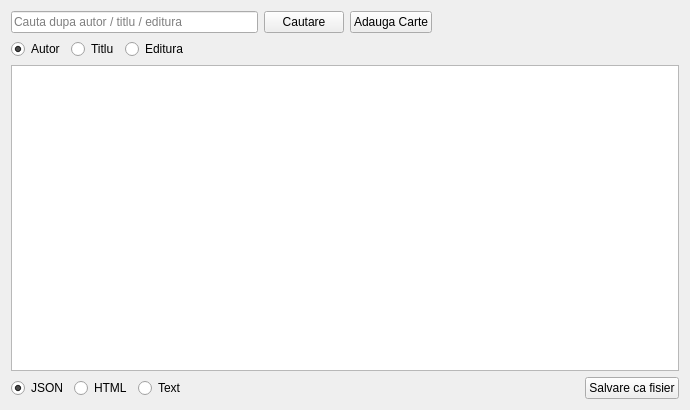
<?xml version="1.0" encoding="UTF-8"?>
<ui version="4.0">
 <class>LibraryApp</class>
 <widget class="QWidget" name="LibraryApp">
  <property name="geometry">
   <rect>
    <x>0</x>
    <y>0</y>
    <width>690</width>
    <height>410</height>
   </rect>
  </property>
  <property name="windowTitle">
   <string>Library Manager</string>
  </property>
  <layout class="QGridLayout" name="gridLayout">
   <item row="0" column="0">
    <layout class="QHBoxLayout" name="horizontalLayout">
     <item>
      <widget class="QLineEdit" name="search_bar">
       <property name="placeholderText">
        <string>Cauta dupa autor / titlu / editura</string>
       </property>
      </widget>
     </item>
     <item>
      <widget class="QPushButton" name="search_btn">
       <property name="text">
        <string>Cautare</string>
       </property>
      </widget>
     </item>
     <item>
      <widget class="QPushButton" name="add_book_btn">
       <property name="text">
        <string>Adauga Carte</string>
       </property>
      </widget>
     </item>
     <item>
      <spacer name="horizontalSpacer_2">
       <property name="orientation">
        <enum>Qt::Horizontal</enum>
       </property>
       <property name="sizeHint" stdset="0">
        <size>
         <width>40</width>
         <height>20</height>
        </size>
       </property>
      </spacer>
     </item>
    </layout>
   </item>
   <item row="1" column="0">
    <layout class="QHBoxLayout" name="horizontalLayout_2">
     <item>
      <widget class="QRadioButton" name="author_rb">
       <property name="text">
        <string>Autor</string>
       </property>
       <property name="checked">
        <bool>true</bool>
       </property>
       <attribute name="buttonGroup">
        <string notr="true">search_rb_btns</string>
       </attribute>
      </widget>
     </item>
     <item>
      <widget class="QRadioButton" name="title_rb">
       <property name="text">
        <string>Titlu</string>
       </property>
       <attribute name="buttonGroup">
        <string notr="true">search_rb_btns</string>
       </attribute>
      </widget>
     </item>
     <item>
      <widget class="QRadioButton" name="publisher_rb">
       <property name="text">
        <string>Editura</string>
       </property>
       <attribute name="buttonGroup">
        <string notr="true">search_rb_btns</string>
       </attribute>
      </widget>
     </item>
     <item>
      <spacer name="horizontalSpacer">
       <property name="orientation">
        <enum>Qt::Horizontal</enum>
       </property>
       <property name="sizeHint" stdset="0">
        <size>
         <width>40</width>
         <height>20</height>
        </size>
       </property>
      </spacer>
     </item>
    </layout>
   </item>
   <item row="2" column="0">
    <widget class="QTextEdit" name="result">
     <property name="readOnly">
      <bool>true</bool>
     </property>
    </widget>
   </item>
   <item row="3" column="0">
    <layout class="QHBoxLayout" name="horizontalLayout_3">
     <item>
      <widget class="QRadioButton" name="json_rb">
       <property name="text">
        <string>JSON</string>
       </property>
       <property name="checked">
        <bool>true</bool>
       </property>
       <attribute name="buttonGroup">
        <string notr="true">file_type_rb_btns</string>
       </attribute>
      </widget>
     </item>
     <item>
      <widget class="QRadioButton" name="html_rb">
       <property name="text">
        <string>HTML</string>
       </property>
       <attribute name="buttonGroup">
        <string notr="true">file_type_rb_btns</string>
       </attribute>
      </widget>
     </item>
     <item>
      <widget class="QRadioButton" name="text_rb">
       <property name="text">
        <string>Text</string>
       </property>
       <attribute name="buttonGroup">
        <string notr="true">file_type_rb_btns</string>
       </attribute>
      </widget>
     </item>
     <item>
      <spacer name="horizontalSpacer_3">
       <property name="orientation">
        <enum>Qt::Horizontal</enum>
       </property>
       <property name="sizeHint" stdset="0">
        <size>
         <width>40</width>
         <height>20</height>
        </size>
       </property>
      </spacer>
     </item>
     <item>
      <widget class="QPushButton" name="save_as_file_btn">
       <property name="text">
        <string>Salvare ca fisier</string>
       </property>
      </widget>
     </item>
    </layout>
   </item>
  </layout>
 </widget>
 <resources/>
 <connections/>
 <buttongroups>
  <buttongroup name="search_rb_btns"/>
  <buttongroup name="file_type_rb_btns"/>
 </buttongroups>
</ui>
